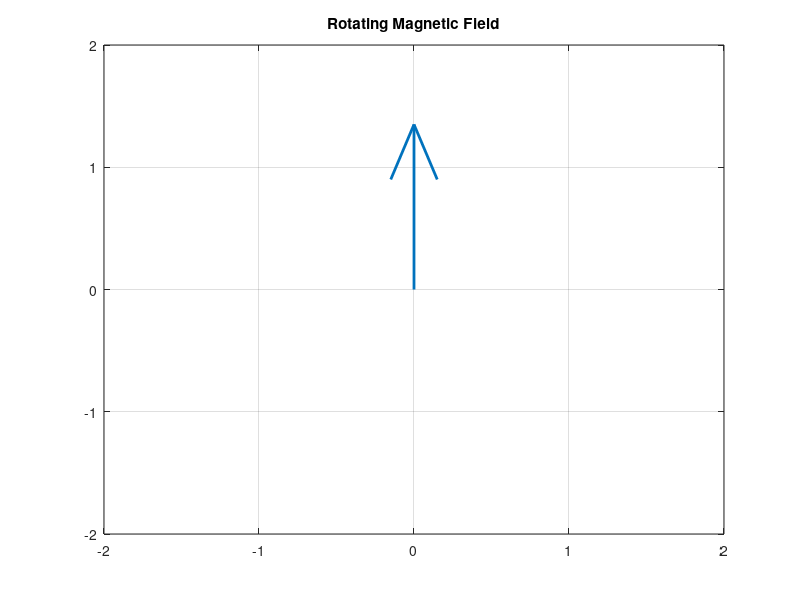

Recreate this plot in MATLAB.
clc
clear
f = 50;
w = 2*pi*f;
t = linspace(0,0.02,200);
figure
for k = 1:length(t)
    
    Ia = sin(w*t(k));
    Ib = sin(w*t(k) - 2*pi/3);
    Ic = sin(w*t(k) + 2*pi/3);
    
    % Resultant field (vector sum)
    X = Ia*cos(0) + Ib*cos(-2*pi/3) + Ic*cos(2*pi/3);
    Y = Ia*sin(0) + Ib*sin(-2*pi/3) + Ic*sin(2*pi/3);
    
    quiver(0,0,X,Y,'LineWidth',2)
    
    axis([-2 2 -2 2])
    title('Rotating Magnetic Field')
    grid on
    
    pause(0.05)
end
